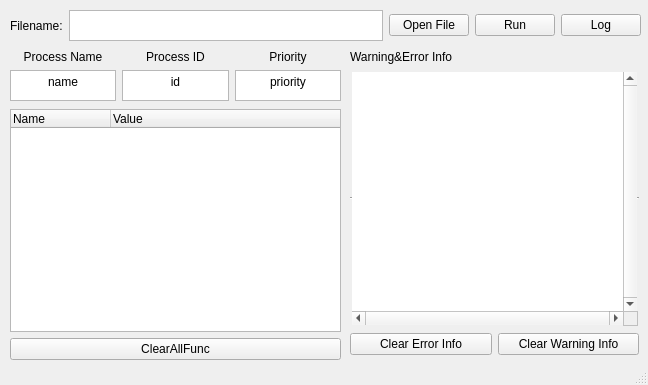
<?xml version="1.0" encoding="UTF-8"?>
<ui version="4.0">
 <class>MainWindow</class>
 <widget class="QMainWindow" name="MainWindow">
  <property name="geometry">
   <rect>
    <x>0</x>
    <y>0</y>
    <width>648</width>
    <height>385</height>
   </rect>
  </property>
  <property name="maximumSize">
   <size>
    <width>648</width>
    <height>385</height>
   </size>
  </property>
  <property name="windowTitle">
   <string>MainWindow</string>
  </property>
  <widget class="QWidget" name="centralwidget">
   <widget class="QWidget" name="gridLayoutWidget">
    <property name="geometry">
     <rect>
      <x>10</x>
      <y>50</y>
      <width>331</width>
      <height>51</height>
     </rect>
    </property>
    <layout class="QGridLayout" name="gridLayout">
     <property name="sizeConstraint">
      <enum>QLayout::SetDefaultConstraint</enum>
     </property>
     <item row="3" column="2">
      <widget class="QTextEdit" name="priority">
       <property name="mouseTracking">
        <bool>false</bool>
       </property>
       <property name="focusPolicy">
        <enum>Qt::NoFocus</enum>
       </property>
       <property name="readOnly">
        <bool>true</bool>
       </property>
       <property name="html">
        <string>&lt;!DOCTYPE HTML PUBLIC &quot;-//W3C//DTD HTML 4.0//EN&quot; &quot;http://www.w3.org/TR/REC-html40/strict.dtd&quot;&gt;
&lt;html&gt;&lt;head&gt;&lt;meta name=&quot;qrichtext&quot; content=&quot;1&quot; /&gt;&lt;meta charset=&quot;utf-8&quot; /&gt;&lt;style type=&quot;text/css&quot;&gt;
p, li { white-space: pre-wrap; }
hr { height: 1px; border-width: 0; }
li.unchecked::marker { content: &quot;\2610&quot;; }
li.checked::marker { content: &quot;\2612&quot;; }
&lt;/style&gt;&lt;/head&gt;&lt;body style=&quot; font-family:'Microsoft YaHei UI'; font-size:9pt; font-weight:400; font-style:normal;&quot;&gt;
&lt;p align=&quot;center&quot; style=&quot; margin-top:0px; margin-bottom:0px; margin-left:0px; margin-right:0px; -qt-block-indent:0; text-indent:0px;&quot;&gt;priority&lt;/p&gt;&lt;/body&gt;&lt;/html&gt;</string>
       </property>
      </widget>
     </item>
     <item row="3" column="0">
      <widget class="QTextEdit" name="name">
       <property name="focusPolicy">
        <enum>Qt::NoFocus</enum>
       </property>
       <property name="readOnly">
        <bool>true</bool>
       </property>
       <property name="html">
        <string>&lt;!DOCTYPE HTML PUBLIC &quot;-//W3C//DTD HTML 4.0//EN&quot; &quot;http://www.w3.org/TR/REC-html40/strict.dtd&quot;&gt;
&lt;html&gt;&lt;head&gt;&lt;meta name=&quot;qrichtext&quot; content=&quot;1&quot; /&gt;&lt;meta charset=&quot;utf-8&quot; /&gt;&lt;style type=&quot;text/css&quot;&gt;
p, li { white-space: pre-wrap; }
hr { height: 1px; border-width: 0; }
li.unchecked::marker { content: &quot;\2610&quot;; }
li.checked::marker { content: &quot;\2612&quot;; }
&lt;/style&gt;&lt;/head&gt;&lt;body style=&quot; font-family:'Microsoft YaHei UI'; font-size:9pt; font-weight:400; font-style:normal;&quot;&gt;
&lt;p align=&quot;center&quot; style=&quot; margin-top:0px; margin-bottom:0px; margin-left:0px; margin-right:0px; -qt-block-indent:0; text-indent:0px;&quot;&gt;name&lt;/p&gt;&lt;/body&gt;&lt;/html&gt;</string>
       </property>
      </widget>
     </item>
     <item row="3" column="1">
      <widget class="QTextEdit" name="id">
       <property name="focusPolicy">
        <enum>Qt::NoFocus</enum>
       </property>
       <property name="readOnly">
        <bool>true</bool>
       </property>
       <property name="html">
        <string>&lt;!DOCTYPE HTML PUBLIC &quot;-//W3C//DTD HTML 4.0//EN&quot; &quot;http://www.w3.org/TR/REC-html40/strict.dtd&quot;&gt;
&lt;html&gt;&lt;head&gt;&lt;meta name=&quot;qrichtext&quot; content=&quot;1&quot; /&gt;&lt;meta charset=&quot;utf-8&quot; /&gt;&lt;style type=&quot;text/css&quot;&gt;
p, li { white-space: pre-wrap; }
hr { height: 1px; border-width: 0; }
li.unchecked::marker { content: &quot;\2610&quot;; }
li.checked::marker { content: &quot;\2612&quot;; }
&lt;/style&gt;&lt;/head&gt;&lt;body style=&quot; font-family:'Microsoft YaHei UI'; font-size:9pt; font-weight:400; font-style:normal;&quot;&gt;
&lt;p align=&quot;center&quot; style=&quot; margin-top:0px; margin-bottom:0px; margin-left:0px; margin-right:0px; -qt-block-indent:0; text-indent:0px;&quot;&gt;id&lt;/p&gt;&lt;/body&gt;&lt;/html&gt;</string>
       </property>
      </widget>
     </item>
     <item row="0" column="1" rowspan="2">
      <widget class="QLabel" name="Process_Name_2">
       <property name="text">
        <string>&lt;html&gt;&lt;head/&gt;&lt;body&gt;&lt;p align=&quot;center&quot;&gt;Process ID&lt;/p&gt;&lt;/body&gt;&lt;/html&gt;</string>
       </property>
      </widget>
     </item>
     <item row="0" column="0" rowspan="2">
      <widget class="QLabel" name="Process_Name">
       <property name="text">
        <string>&lt;html&gt;&lt;head/&gt;&lt;body&gt;&lt;p align=&quot;center&quot;&gt;Process Name&lt;/p&gt;&lt;/body&gt;&lt;/html&gt;</string>
       </property>
      </widget>
     </item>
     <item row="0" column="2" rowspan="2">
      <widget class="QLabel" name="Process_Name_3">
       <property name="text">
        <string>&lt;html&gt;&lt;head/&gt;&lt;body&gt;&lt;p align=&quot;center&quot;&gt;Priority&lt;/p&gt;&lt;/body&gt;&lt;/html&gt;</string>
       </property>
      </widget>
     </item>
    </layout>
   </widget>
   <widget class="QWidget" name="verticalLayoutWidget_2">
    <property name="geometry">
     <rect>
      <x>350</x>
      <y>50</y>
      <width>291</width>
      <height>311</height>
     </rect>
    </property>
    <layout class="QGridLayout" name="gridLayout_2">
     <property name="sizeConstraint">
      <enum>QLayout::SetFixedSize</enum>
     </property>
     <item row="5" column="1">
      <widget class="QPushButton" name="Warning_Clear">
       <property name="text">
        <string>Clear Warning Info</string>
       </property>
      </widget>
     </item>
     <item row="5" column="0">
      <widget class="QPushButton" name="Error_Clear">
       <property name="text">
        <string>Clear Error Info</string>
       </property>
      </widget>
     </item>
     <item row="4" column="0" colspan="2">
      <widget class="QListView" name="Info_text">
       <property name="enabled">
        <bool>true</bool>
       </property>
       <property name="sizePolicy">
        <sizepolicy hsizetype="Expanding" vsizetype="Expanding">
         <horstretch>0</horstretch>
         <verstretch>0</verstretch>
        </sizepolicy>
       </property>
       <property name="minimumSize">
        <size>
         <width>289</width>
         <height>257</height>
        </size>
       </property>
       <property name="maximumSize">
        <size>
         <width>289</width>
         <height>257</height>
        </size>
       </property>
       <property name="font">
        <font>
         <pointsize>9</pointsize>
        </font>
       </property>
       <property name="mouseTracking">
        <bool>true</bool>
       </property>
       <property name="focusPolicy">
        <enum>Qt::ClickFocus</enum>
       </property>
       <property name="contextMenuPolicy">
        <enum>Qt::ActionsContextMenu</enum>
       </property>
       <property name="frameShape">
        <enum>QFrame::HLine</enum>
       </property>
       <property name="verticalScrollBarPolicy">
        <enum>Qt::ScrollBarAlwaysOn</enum>
       </property>
       <property name="horizontalScrollBarPolicy">
        <enum>Qt::ScrollBarAlwaysOn</enum>
       </property>
       <property name="sizeAdjustPolicy">
        <enum>QAbstractScrollArea::AdjustToContents</enum>
       </property>
       <property name="dragEnabled">
        <bool>true</bool>
       </property>
       <property name="selectionBehavior">
        <enum>QAbstractItemView::SelectItems</enum>
       </property>
       <property name="horizontalScrollMode">
        <enum>QAbstractItemView::ScrollPerItem</enum>
       </property>
      </widget>
     </item>
     <item row="1" column="0">
      <widget class="QLabel" name="label_2">
       <property name="text">
        <string>Warning&amp;Error Info</string>
       </property>
      </widget>
     </item>
    </layout>
   </widget>
   <widget class="QWidget" name="layoutWidget">
    <property name="geometry">
     <rect>
      <x>10</x>
      <y>10</y>
      <width>631</width>
      <height>31</height>
     </rect>
    </property>
    <layout class="QHBoxLayout" name="horizontalLayout">
     <item>
      <widget class="QLabel" name="label">
       <property name="text">
        <string>Filename:</string>
       </property>
      </widget>
     </item>
     <item>
      <widget class="QTextEdit" name="Filename_text">
       <property name="focusPolicy">
        <enum>Qt::ClickFocus</enum>
       </property>
       <property name="undoRedoEnabled">
        <bool>true</bool>
       </property>
       <property name="readOnly">
        <bool>false</bool>
       </property>
      </widget>
     </item>
     <item>
      <widget class="QPushButton" name="selectFile_Button">
       <property name="text">
        <string>Open File</string>
       </property>
      </widget>
     </item>
     <item>
      <widget class="QPushButton" name="run_Button">
       <property name="text">
        <string>Run</string>
       </property>
      </widget>
     </item>
     <item>
      <widget class="QPushButton" name="log_button">
       <property name="text">
        <string>Log</string>
       </property>
      </widget>
     </item>
    </layout>
   </widget>
   <widget class="QWidget" name="verticalLayoutWidget">
    <property name="geometry">
     <rect>
      <x>10</x>
      <y>109</y>
      <width>331</width>
      <height>251</height>
     </rect>
    </property>
    <layout class="QVBoxLayout" name="verticalLayout">
     <item>
      <widget class="QTreeWidget" name="API_text">
       <column>
        <property name="text">
         <string>Name</string>
        </property>
       </column>
       <column>
        <property name="text">
         <string>Value</string>
        </property>
       </column>
      </widget>
     </item>
     <item>
      <widget class="QPushButton" name="ClearFuncButton">
       <property name="text">
        <string>ClearAllFunc</string>
       </property>
      </widget>
     </item>
    </layout>
   </widget>
  </widget>
  <widget class="QStatusBar" name="statusbar"/>
 </widget>
 <resources/>
 <connections/>
</ui>
